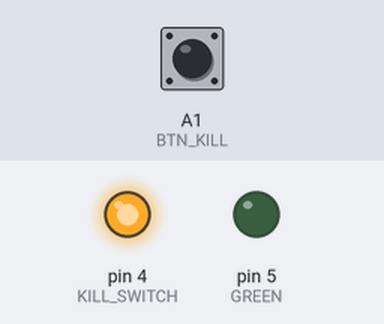
This sketch was run on a simulated Arduino Uno, built with avr-gcc and run on an emulated ATmega328P. Shown: output pins drawn as LEDs (lit = HIGH). Inputs (shaded band) come from the test bench; at power-on: A1 (BTN_KILL) HIGH. The local clock reads 2024-03-15 10:24:30 at power-on unless the sketch sets it.

Above: at 0.01 s.
At 0.9 s:
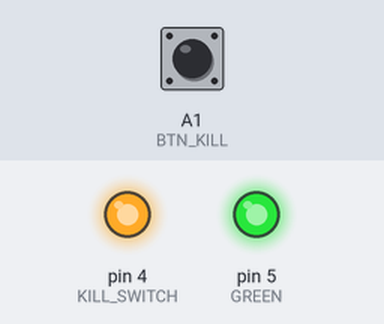
1.0 s: A1 (BTN_KILL) pulled LOW for 0.15 s
At 2.3 s:
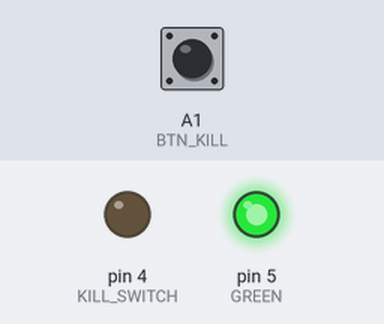
Timing chart, 0 to 4.0 s (numbered marks = the images above; inputs shaded):
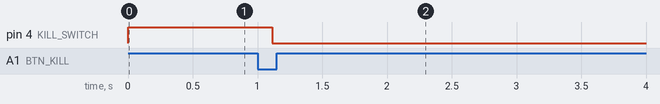

The sketch:

RTCPullDown.ino
```cpp
/*-----------------------------------------------------
  This is the final test of if the RTC pull down will
  work. This will have most of the same pin
  configurations as the final GA Car Command code,
  however it will not include the UI input and rather
  wait until the user presses the kill button to start
  a 2 minute timer to then figure out if the SQW pin
  is pulled low.
-----------------------------------------------------*/
#include <RTClib.h>

// Define Kill Pin and buttons
#define BTN_KILL A1
#define KILL_SWITCH 4
#define RED 6
#define GREEN 5

// Declare RTC breakout
RTC_DS3231 rtc;

// Declare sleep time as 2 minutes.
int minutes = 2;

// Declare DateTime formats to use
DateTime startTime;
DateTime targetTime;

// Setup and start the timer for alarm
void RTCSetup()
{
  // Start the RTC Breakout
  rtc.adjust(DateTime(2000, 1, 1, 0, 0, 0)); // Setting arbitrary start time to start at

  // Create start and end times for the breakout
  startTime = rtc.now();
  targetTime = startTime + TimeSpan(0, 0, minutes, 0); //To be set by adjusting on display

  // Clear alarms
  rtc.clearAlarm(1);

  // Disable second alarm
  rtc.disableAlarm(2);
}

// Sets the alarm and turns off power to main arduino board.
void armAlarm()
{
  while(1)
  {
    if (digitalRead(BTN_KILL) == LOW)
    {
      delay(10);  //Debounce
      break;
    }
  }

  RTCSetup();

  rtc.setAlarm1(targetTime, DS3231_A1_Date);
  delay(100);

  digitalWrite(KILL_SWITCH, LOW);
}

void setup() {

  // For every start, check alarm and make kill pin high.
  pinMode(KILL_SWITCH, OUTPUT);
  digitalWrite(KILL_SWITCH, HIGH);

  // Let pin hold on before next method
  delay(100);
  rtc.begin();

  // Check alarm for going off to decide steps
  if (rtc.alarmFired(1))
  {
    rtc.clearAlarm(1);
    pinMode(RED, OUTPUT);
    digitalWrite(RED, HIGH);
  }
  else
  {
    pinMode(BTN_KILL, INPUT_PULLUP);
    pinMode(GREEN, OUTPUT);
    digitalWrite(GREEN, HIGH);
    armAlarm();
  }

}

void loop() {
  // put your main code here, to run repeatedly:

}
```

Measured:
- after the input at 1.0 s, pin 4 (KILL_SWITCH): HIGH → LOW after 0.11 s
